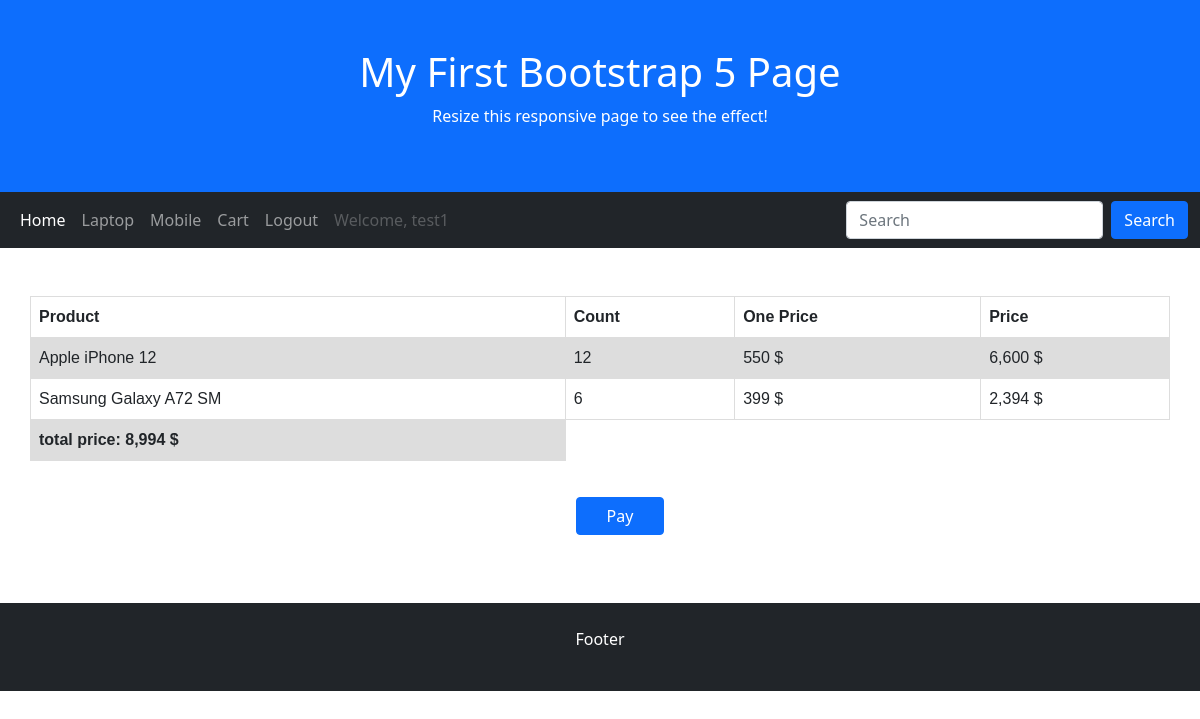
Before: /factor/ (signed in) with the older database file.
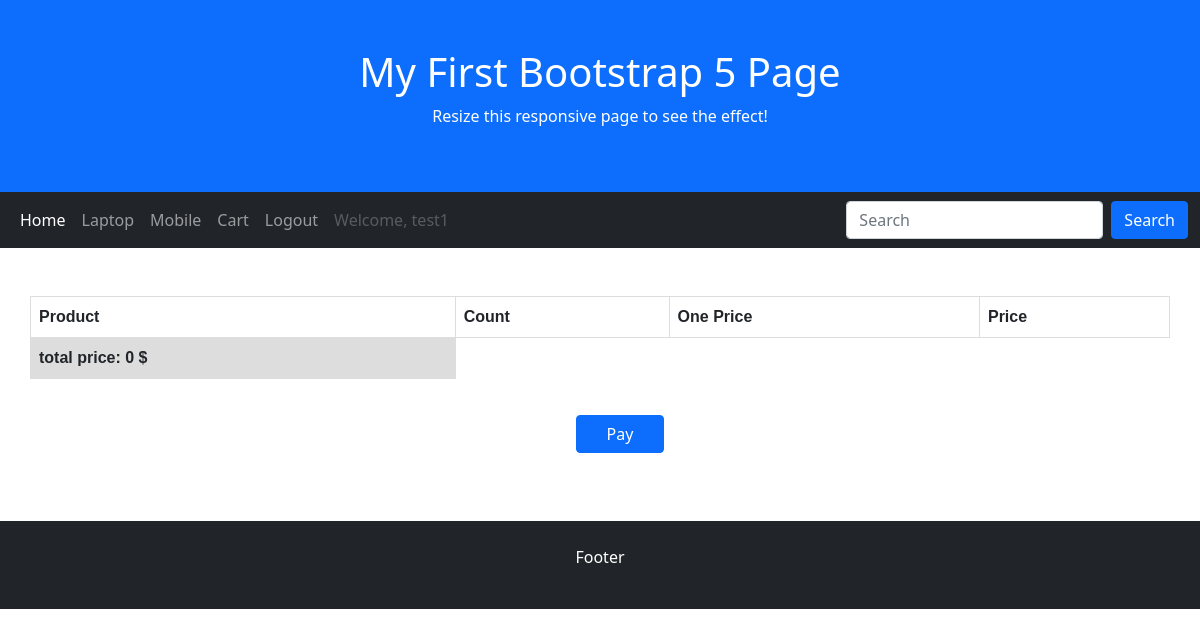
After: the same page with the newer database file.
### store_app/models.py (models this page shows, shortened)
class ShoppingBasket(models.Model):
    buyyer = models.ForeignKey(User, models.CASCADE)
    product = models.ForeignKey(Product, models.CASCADE, related_name='products')
    count = models.PositiveSmallIntegerField(default=1)
    class Meta:
        ordering = ['buyyer']

class Product(models.Model):
    title = models.CharField(max_length=100)
    image = models.ImageField(upload_to='store_app')
    brand = models.ForeignKey(to='Brand', on_delete=models.CASCADE, related_name='brands')
    category = models.ForeignKey(to='Category', on_delete=models.CASCADE, related_name='categories')
    explanation = RichTextField()
    price = models.IntegerField()
    count = models.SmallIntegerField()
    available = models.BooleanField(default=False)
    created_at = models.DateTimeField(default=timezone.now)

### store_app/views.py (the view)
# urls.py: path('factor/', views.factor_view, name='factor'),
def factor_view(req):
    purchases = ShoppingBasket.objects.filter(buyyer=req.user)
    total = 0
    for purchase in purchases:
        total += purchase.product.price * purchase.count
    return render(req, 'store_app/factor.html', {'purchases': purchases, 'total_price': total})

### templates/store_app/factor.html (shortened to what this page needs)
{% extends 'base.html' %}
{% load humanize %}
{% block content %}
{% if not purchase %}
    <table class="table">
        <tr>
            <th>Product</th>
            <th>Count</th>
            <th>One Price</th>
            <th>Price</th>
        </tr>
        {% for purchase in purchases %}
        <tr>
            <td>{{ purchase.product.title }}</td>
            <td>{{ purchase.count }}</td>
            <td>{{ purchase.product.price|intcomma }} $</td>
            {% widthratio purchase.product.price 1 purchase.count as price %}
            <td>  {{ price|intcomma }} $</td>
        </tr>
        {% endfor %}
        <tr>
            <th>total price: {{total_price|intcomma}} $</th>
        </tr>
    </table>
    <div class="container text-center" style="margin: 20px">
        <a style="padding-left: 30px; padding-right: 30px;" class="btn btn-primary" href="{% url 'store_app:bank' %}">Pay</a>
    </div>{% else %}
    <h1> Your basket is empty </h1>
{% endif %}
{% endblock content %}

Changed rows visible on the page:
removed ShoppingBasket: product "Apple iPhone 12", count "12", product.price "550", price "6,600"
removed ShoppingBasket: product "Samsung Galaxy A72 SM", count "6", product.price "399", price "2,394"
Other visible differences:
{{ total_price|intcomma }}: "8,994" → "0"
